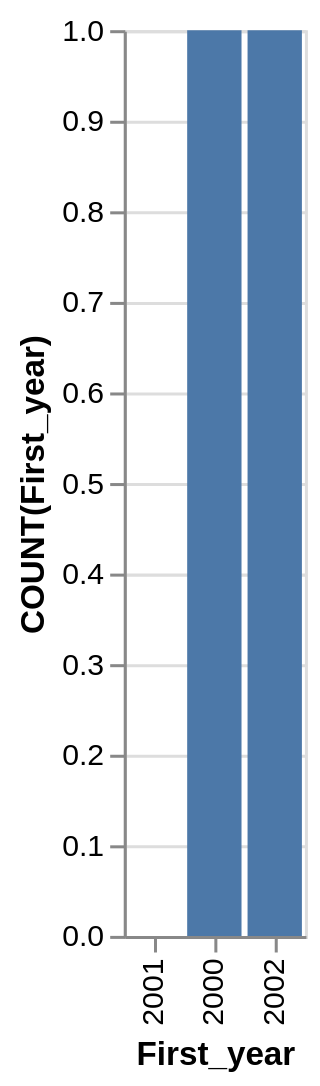

Write a Vega-Lite specification for this figure.
### Vega-Lite specification from a JSON file in a GitHub repository (floating-point values rounded to 4 significant figures)
{"data": {"values": [{"x_data": "2000", "y_data": 1}, {"x_data": "2001", "y_data": 0}, {"x_data": "2002", "y_data": 1}]}, "mark": "bar", "encoding": {"x": {"field": "x_data", "type": "nominal", "title": "First_year", "sort": {"op": "sum", "field": "y_data", "order": "ascending"}}, "y": {"field": "y_data", "type": "quantitative", "title": "COUNT(First_year)"}}}
